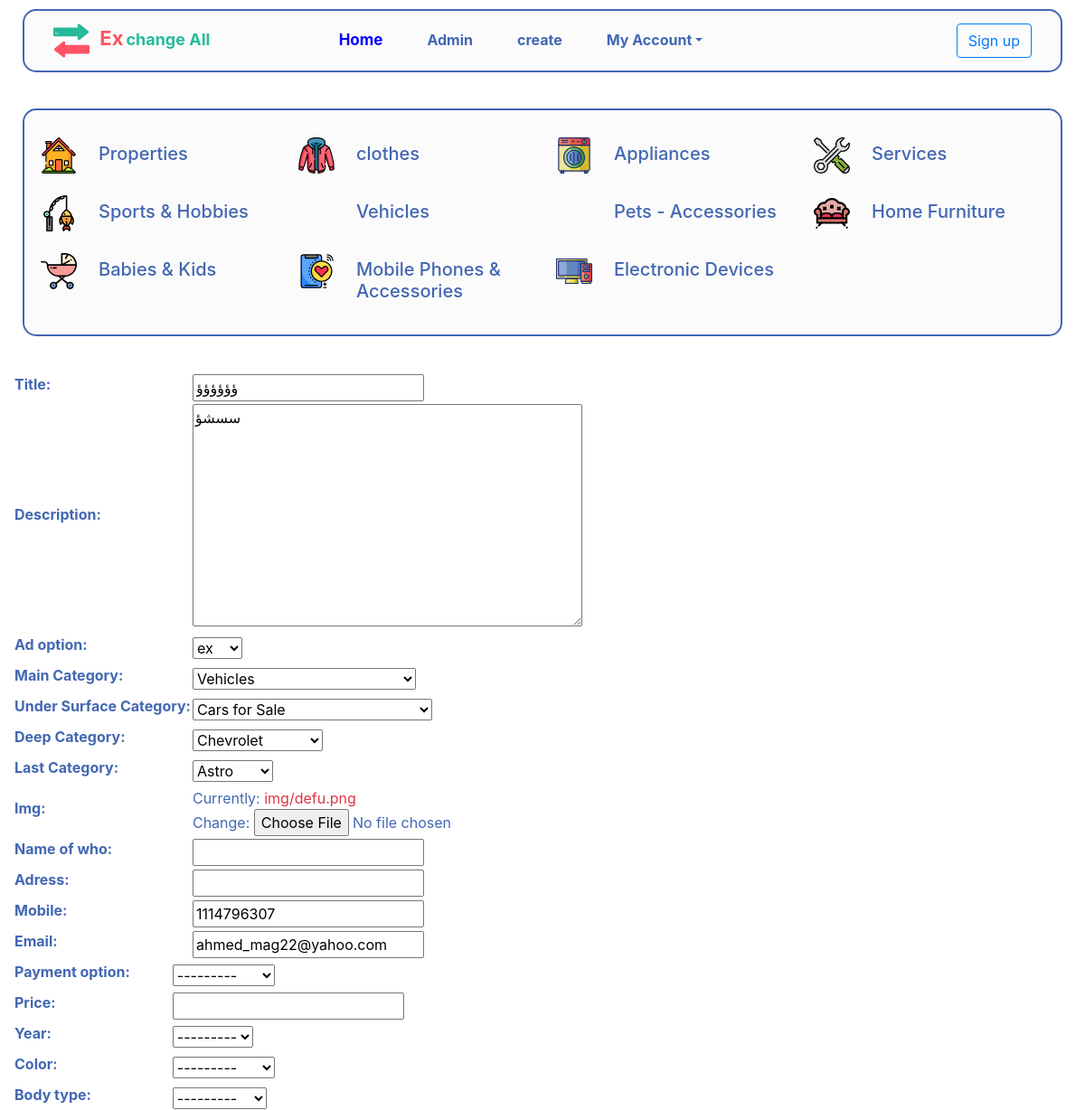
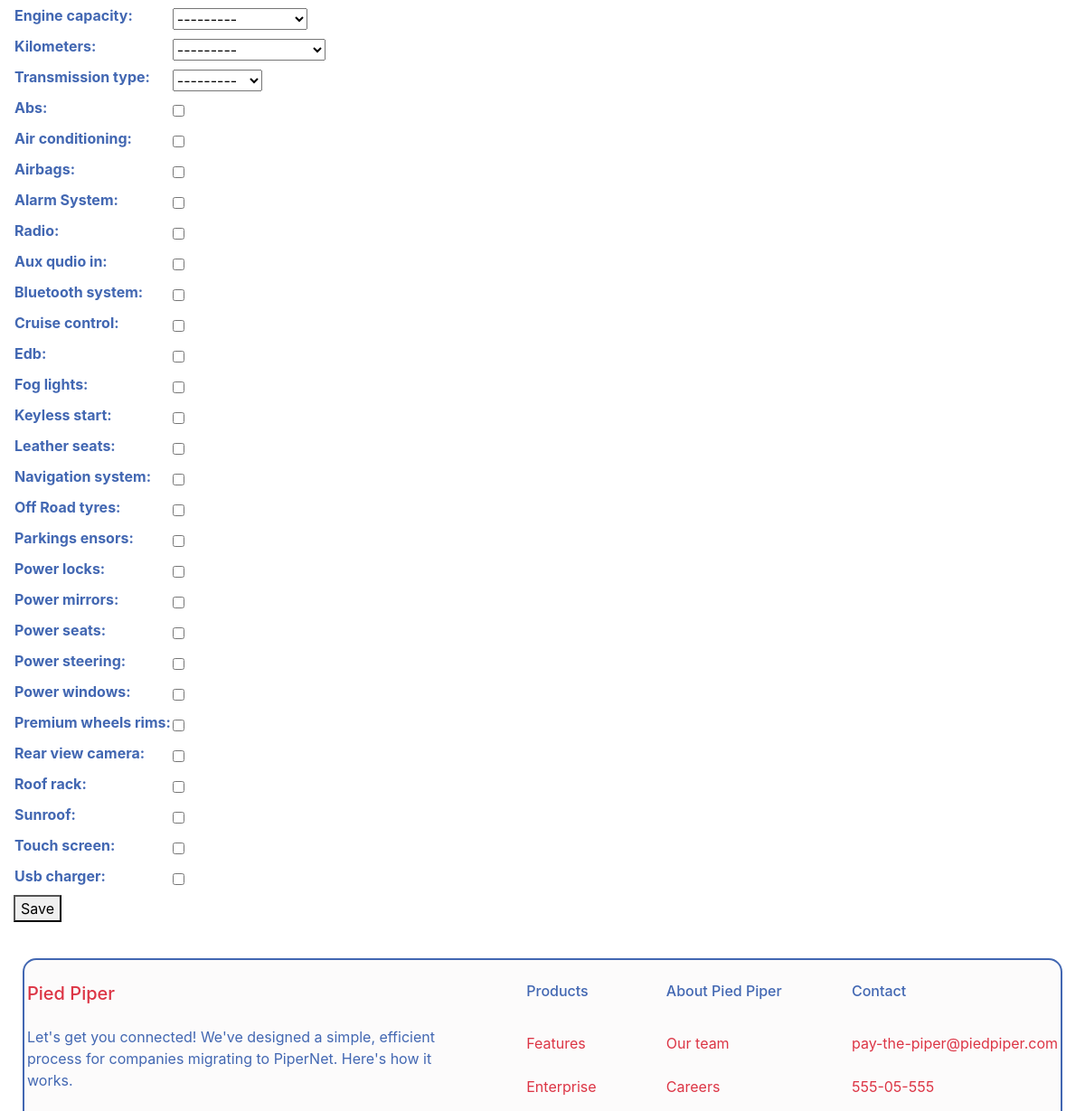
The app's page /110/edit (upper part), older data (2 pictures, top to bottom).
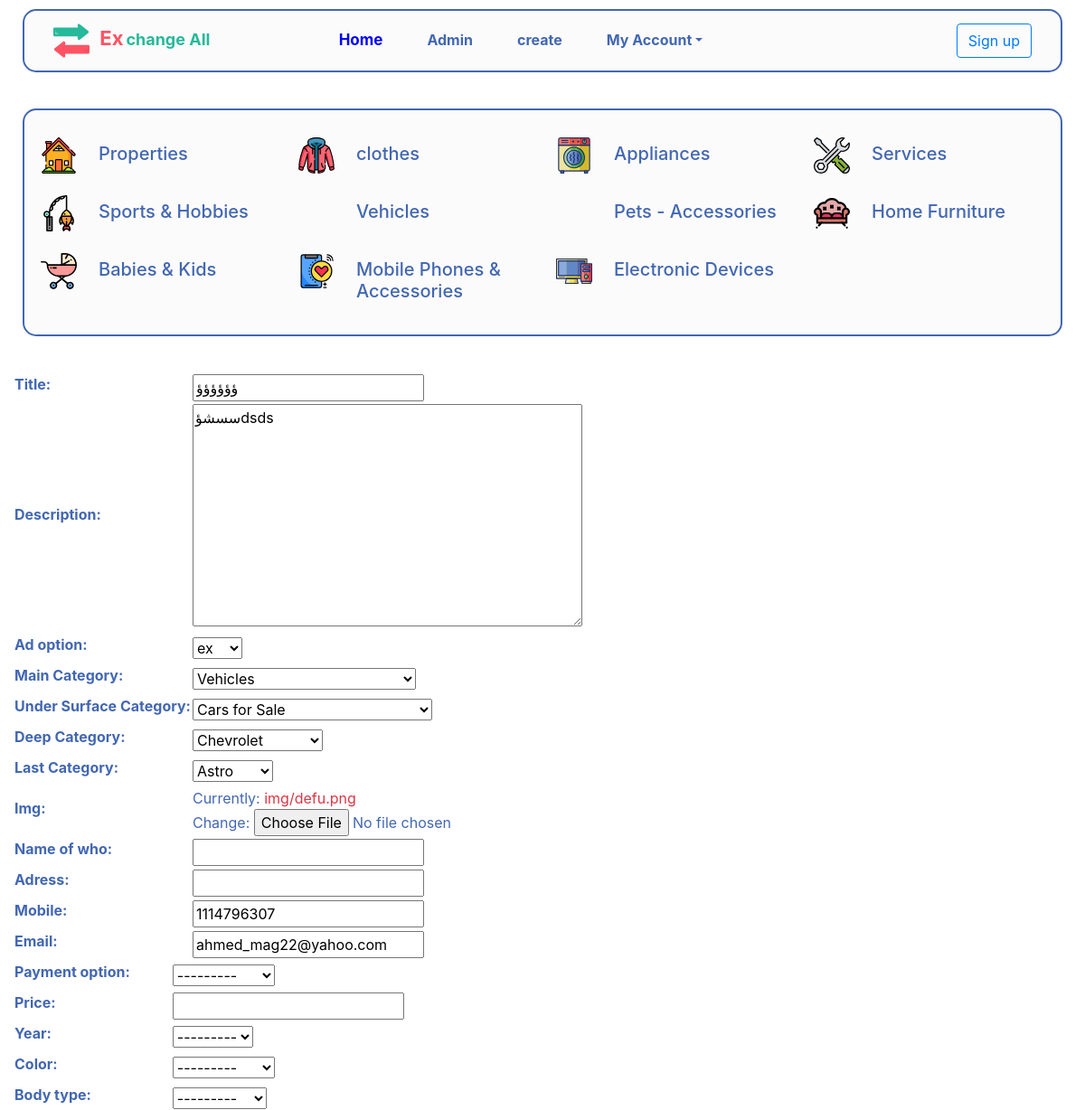
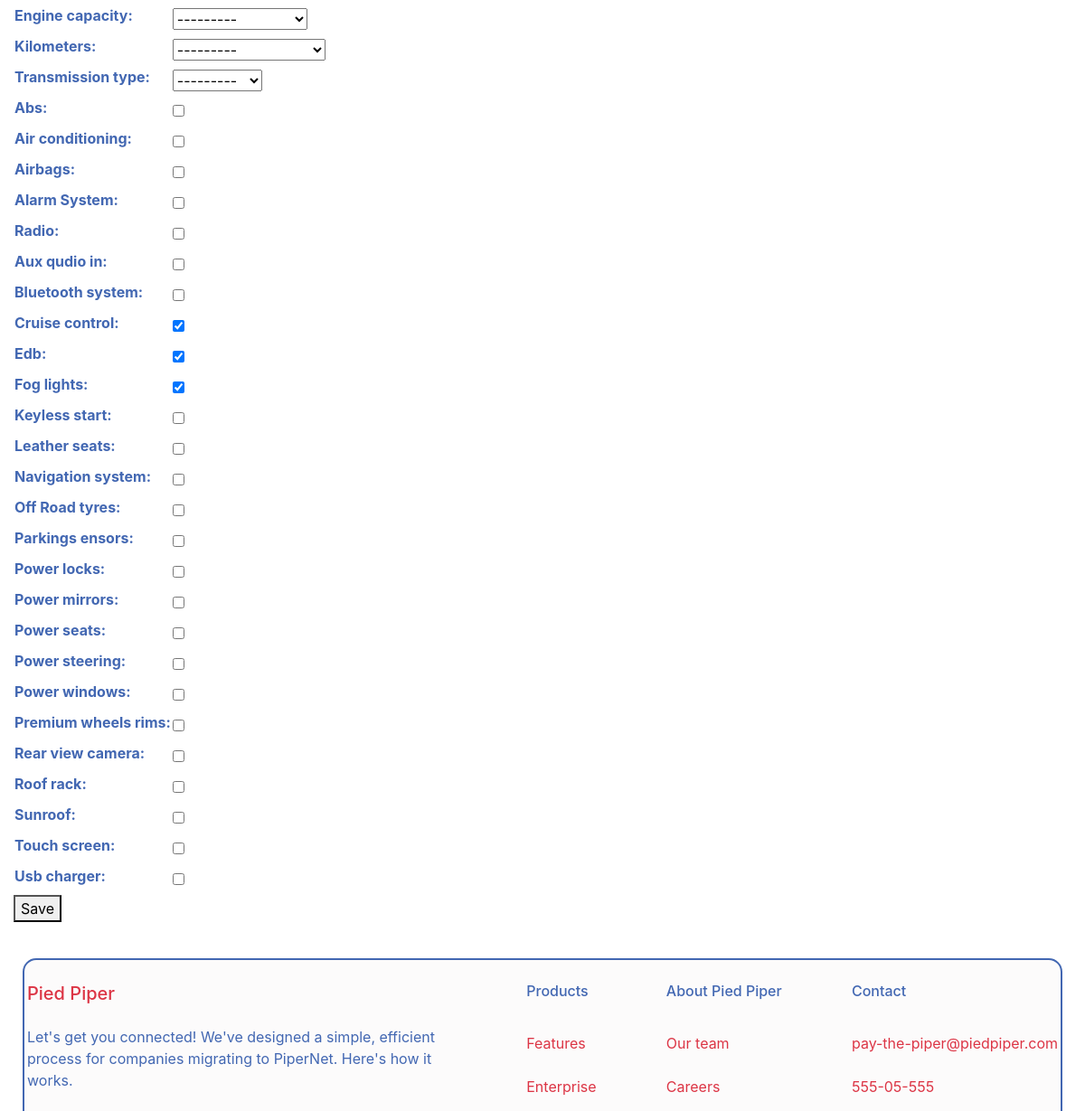
The same page, newer data (2 pictures, top to bottom).
### ads/models.py (models this page shows, shortened)
class ads(models.Model):
    options =(
    ("ex", "ex"),
    ("Sale", "Sale"),
    ("free", "free"),
)
    user = models.ForeignKey(User, blank=True , null=True, on_delete=models.CASCADE)
    title =models.CharField(max_length=80)
    description = models.TextField(max_length=500,default='')
    main=models.ForeignKey ( 'catugry',related_name='ad_main',
                            limit_choices_to={'main__isnull':True ,
                             'sub__isnull':True ,
                             'end__isnull':True }
                               , on_delete=models.CASCADE,blank=True,null=True, verbose_name='Main Category')
    sub=models.ForeignKey ( 'catugry' ,related_name='ad_sub',
                            limit_choices_to={'sub__isnull':True ,
                                'main__isnull':False ,
                                 'end__isnull':True }
                                ,on_delete=models.CASCADE,blank=True,null=True, verbose_name='Under Surface Category')
    end=models.ForeignKey ( 'catugry' , related_name='ad_end',
                                limit_choices_to={'sub__isnull':False ,
                                                  'main__isnull':False ,
                                                  'end__isnull':True }
                                ,on_delete=models.CASCADE,blank=True,null=True, verbose_name='Deep Category')
    last=models.ForeignKey ( 'catugry' , related_name='ad_last',
                                limit_choices_to={'sub__isnull':False ,
                                                  'main__isnull':False ,
                                                  'end__isnull':False}
                                ,on_delete=models.CASCADE,blank=True,null=True, verbose_name='Last Category')
    create_date = models.DateTimeField(default=timezone.now)
    active = models.BooleanField(default=True)
    view =models.IntegerField(default=0)
    ad_option = models.CharField(max_length=4, choices=options , default='ex')
    img=models.ImageField(upload_to='post_img2/' , default="img/defu.png")
    name_of_who=models.CharField(max_length=15 , null=True,blank=True)
    adress=models.CharField(max_length=80 , null=True,blank=True)
    mobile =models.PositiveSmallIntegerField( default=1114796307 , null=True,blank=True,)
    email=models.EmailField(default="ahmed_mag22@yahoo.com" , null=True,blank=True)
    class Meta:
        ordering = ['-create_date']

class car_form(models.Model):
    ad_id= models.ForeignKey(ads , to_field='id' ,on_delete=models.CASCADE,blank=True,null=True)
    payment_option=models.CharField(max_length=1, choices=payment_options ,blank=True,null=True)
    Price = models.DecimalField(max_digits=14,decimal_places=4,null=True,blank=True)
    year=models.CharField(max_length=2,choices=years,blank=True,null=True)
    color=models.CharField(max_length=2,choices=colors  ,blank=True,null=True)
    body_type=models.CharField(max_length=1,choices=body_types,blank=True,null=True)
    engine_capacity=models.CharField(max_length=1,choices=engine_capacities  ,blank=True,null=True)
    Kilometers=models.CharField(max_length=1, choices=Kilometers_list ,blank=True,null=True)
    transmission_type=models.CharField(max_length=1,choices=transmission_types,blank=True,null=True)
    abs = models.BooleanField(default=False)
    air_conditioning = models.BooleanField(default=False)
    airbags = models.BooleanField(default=False)
    alarm_System = models.BooleanField(default=False)
    radio = models.BooleanField(default=False)
    aux_qudio_in = models.BooleanField(default=False)
    bluetooth_system = models.BooleanField(default=False)
    cruise_control = models.BooleanField(default=False)
    edb = models.BooleanField(default=False)
    fog_lights = models.BooleanField(default=False)
    keyless_start = models.BooleanField(default=False)
    leather_seats = models.BooleanField(default=False)
    navigation_system = models.BooleanField(default=False)
    off_Road_tyres = models.BooleanField(default=False)
    parkings_ensors = models.BooleanField(default=False)
    power_locks = models.BooleanField(default=False)
    power_mirrors = models.BooleanField(default=False)
    power_seats = models.BooleanField(default=False)
    power_steering = models.BooleanField(default=False)
    power_windows = models.BooleanField(default=False)
    premium_wheels_rims = models.BooleanField(default=False)
    rear_view_camera = models.BooleanField(default=False)
    roof_rack = models.BooleanField(default=False)
    sunroof = models.BooleanField(default=False)
    touch_screen = models.BooleanField(default=False)
    usb_charger = models.BooleanField(default=False)

### ads/edit.py (the view)
# urls.py: url(r'^(?P<id>\d+)/edit$', edit.edit_ads, name='edit_ads'),
def edit_ads(request , id ):
    ads_edit=get_object_or_404(ads,id=id)
    signalf=0
    if request.method =='POST':
        form = adsform(request.POST , request.FILES, instance=ads_edit  )
        if form.data['main'] == "43" :
            try:
                ads_exe_edit=get_object_or_404(car_form,ad_id=ads_edit)
                catff = car_forms ( request.POST ,instance=ads_exe_edit )
                signalf=1
            except :
                catff = car_forms ( request.POST )
                signalf=1
        elif ads_edit.main.id == 43 and form.data['main'] == "43":
            pass
        else :
            pass
        if signalf == 1 :
            if form.is_valid() and catff.is_valid() :
                new_form = form.save(commit=False)  # تاخير حفظ الفورم حتي تعديلها
                new_form.user=request.user
                new_catff=catff.save(commit=False)
                new_catff.ad_id=form.save()
                try : ads_exe_edit.delete()
                except:pass
                form.save()
                catff.save()
                return redirect('/')
            else:
                main_id_creat=form.data['main']
                sub_id_creat=form.data['sub']
                end_id_creat=form.data['end']
                if main_id_creat == "" : main_id_creat=0
                else: main_id_creat=form.data['main']
                if sub_id_creat == "" : sub_id_creat=0
                else: sub_id_creat=form.data['sub']
                if end_id_creat == "" : end_id_creat=0
                else: end_id_creat=form.data['end']
                form.fields['sub'].queryset = catugry.objects.filter(main_id=main_id_creat , sub_id=None
                ).order_by('name')
                form.fields['end'].queryset = catugry.objects.filter(main_id=main_id_creat ,sub_id=sub_id_creat ,end_id=None).order_by('name')
                form.fields['last'].queryset = catugry.objects.filter(main_id=main_id_creat ,sub_id=sub_id_creat ,end_id=end_id_creat
                ).order_by('name')
                context = {
                    'form': form,
                    'catff': catff,
                    'signalf': signalf,
                }
                pass
        else:
            if ads_edit.main.id == 43 :
                try :
                    ads_exe_edit=get_object_or_404(car_form,ad_id=ads_edit)
                except:pass
                if form.is_valid() :
                    new_form = form.save(commit=False)  # تاخير حفظ الفورم حتي تعديلها
                    new_form.user=request.user
                    form.save()
                    try : ads_exe_edit.delete()
                    except:pass
                    return redirect('/')
                else:
                    main_id_creat=form.data['main']
                    sub_id_creat=form.data['sub']
                    end_id_creat=form.data['end']
                    if main_id_creat == "" : main_id_creat=0
                    else: main_id_creat=form.data['main']
                    if sub_id_creat == "" : sub_id_creat=0
                    else: sub_id_creat=form.data['sub']
                    if end_id_creat == "" : end_id_creat=0
                    else: end_id_creat=form.data['end']
                    form.fields['sub'].queryset = catugry.objects.filter(main_id=main_id_creat , sub_id=None
                    ).order_by('name')
                    form.fields['end'].queryset = catugry.objects.filter(main_id=main_id_creat ,sub_id=sub_id_creat ,end_id=None).order_by('name')
                    form.fields['last'].queryset = catugry.objects.filter(main_id=main_id_creat ,sub_id=sub_id_creat ,end_id=end_id_creat
                    ).order_by('name')
            else:
                if form.is_valid() :
                    new_form = form.save(commit=False)  # تاخير حفظ الفورم حتي تعديلها
                    new_form.user=request.user
                    form.save()
                    return redirect('/')
                else:
                    main_id_creat=form.data['main']
                    sub_id_creat=form.data['sub']
                    end_id_creat=form.data['end']
                    if main_id_creat == "" : main_id_creat=0
                    else: main_id_creat=form.data['main']
                    if sub_id_creat == "" : sub_id_creat=0
                    else: sub_id_creat=form.data['sub']
                    if end_id_creat == "" : end_id_creat=0
                    else: end_id_creat=form.data['end']
                    form.fields['sub'].queryset = catugry.objects.filter(main_id=main_id_creat , sub_id=None
                    ).order_by('name')
                    form.fields['end'].queryset = catugry.objects.filter(main_id=main_id_creat ,sub_id=sub_id_creat ,end_id=None).order_by('name')
                    form.fields['last'].queryset = catugry.objects.filter(main_id=main_id_creat ,sub_id=sub_id_creat ,end_id=end_id_creat
                    ).order_by('name')
    else:
        form= adsform(instance=ads_edit )
        main_id_creat=ads_edit.main
        sub_id_creat=ads_edit.sub
        end_id_creat=ads_edit.end
        if main_id_creat == "" or main_id_creat == None:
            main_id_creat=0
            form.fields['sub'].queryset = catugry.objects.none()
            form.fields['end'].queryset = catugry.objects.none()
            form.fields['last'].queryset = catugry.objects.none()
        else: main_id_creat=ads_edit.main
        if sub_id_creat == "" or sub_id_creat == None:
            sub_id_creat=0
            form.fields['end'].queryset = catugry.objects.none()
            form.fields['last'].queryset = catugry.objects.none()
        else: sub_id_creat=ads_edit.sub
        if end_id_creat == "" or end_id_creat == None:
            end_id_creat=0
            form.fields['last'].queryset = catugry.objects.none()
        else: end_id_creat=ads_edit.end
        form.fields['sub'].queryset = catugry.objects.filter(main_id=main_id_creat , sub_id=None
        ).order_by('name')
        form.fields['end'].queryset = catugry.objects.filter(main_id=main_id_creat ,sub_id=sub_id_creat ,end_id=None).order_by('name')
        form.fields['last'].queryset = catugry.objects.filter(main_id=main_id_creat ,sub_id=sub_id_creat ,end_id=end_id_creat
        ).order_by('name')
        if ads_edit.main.id == 43 :
            ads_exe_edit=get_object_or_404(car_form,ad_id=ads_edit)
            catff = car_forms ( instance=ads_exe_edit )
            signalf=1
        elif ads_edit.main.id == 43 :
            ads_exe_edit=get_object_or_404(car_form,ad_id=ads_edit)
            pass
        else :
            pass
    try:
        context = {
            'form': form ,
            'catff': catff,
            'signalf': signalf,
        }
    except :
        context = {
        'form': form ,
        'signalf': signalf,
    }
    return render (request , 'creat.html' , context)

### ads/forms.py (shortened to what this page needs)
class adsform(forms.ModelForm):
    class Meta:
        model = ads
        fields = [ 'title', 'description' , 'ad_option' , 'main'
                , 'sub','end' , 'last' , 'img','name_of_who','adress','mobile','email' ]
    def __init__(self, *args, **kwargs):
        super().__init__(*args, **kwargs)

class car_forms(forms.ModelForm):
    class Meta:
        model = car_form
        exclude = ['ad_id']

### ads/models.py (called while the page is built)
    def __str__(self):
        return str(self.name)

### ads/templates/creat.html (shortened to what this page needs)
{% extends 'base_ads.html' %}
{% block card %}
 <form method="post" id="adsform" data-url="{% url 'ads:load_sub'%}mkm"  enctype="multipart/form-data" novalidate >
    <table>
      {{ form.as_table }}
    </table>
    {% if signalf == 1 %}
    <table  id="change_form">
      {{catff}}
    </table>
    {% else %}
    <table  id="change_form">
    </table>
    {% endif %}
    <button type="submit">Save</button>
  </form>
  {% endblock card %}

Row changes from the older to the newer data that the page shows:
removed car_form: payment_option "---------", year "---------", color "---------", body_type "---------", engine_capacity "---------", Kilometers "---------", transmission_type "---------"
changed ads "ؤؤؤؤؤؤ": description "سسشؤ" → "سسشؤdsds"
added car_form: payment_option "---------", year "---------", color "---------", body_type "---------", engine_capacity "---------", Kilometers "---------", transmission_type "---------", cruise_control "☑", edb "☑", fog_lights "☑"
